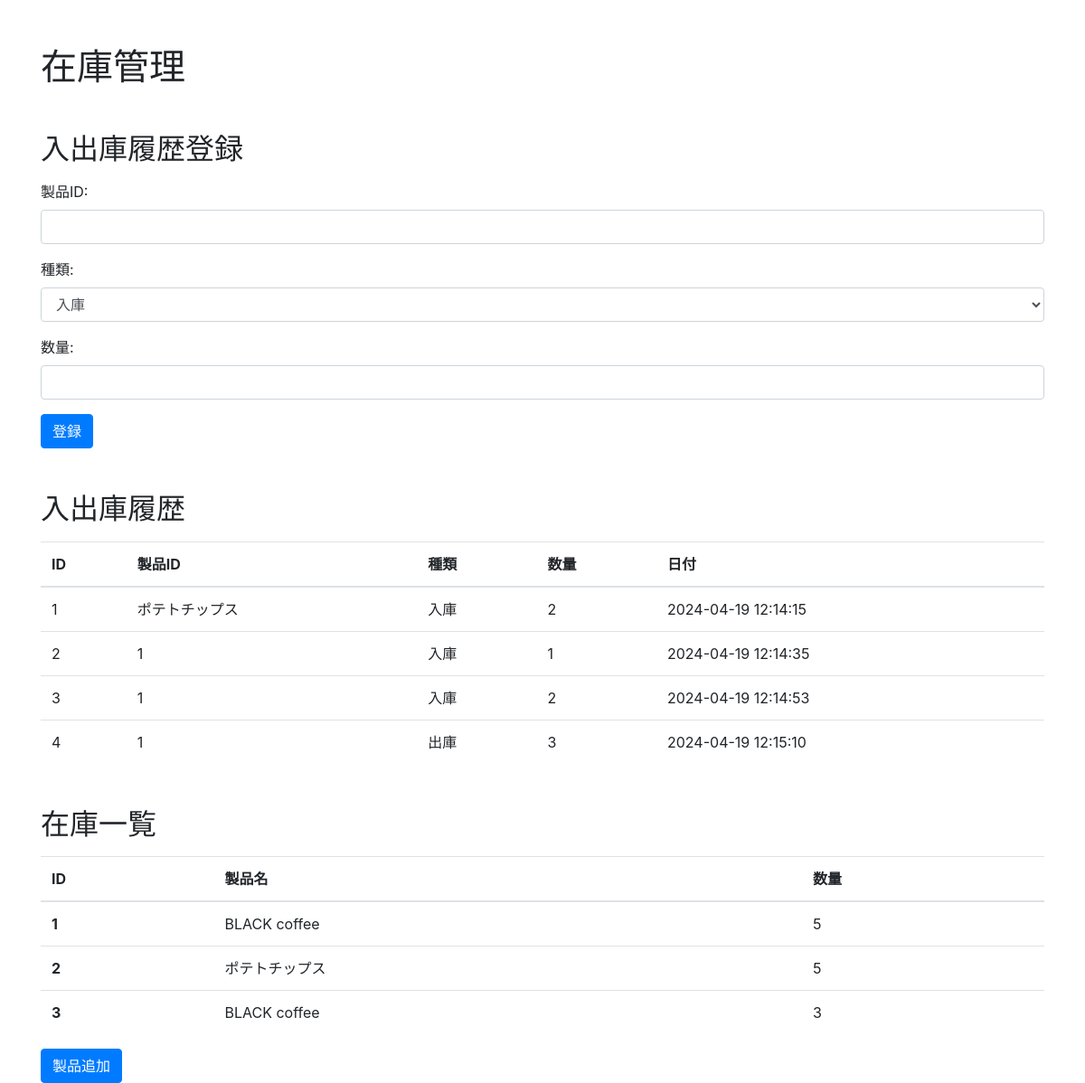
Page /inventory on the committed database.
### tables this page shows
CREATE TABLE inventory_history (
    id INTEGER PRIMARY KEY AUTOINCREMENT,
    product_id INTEGER,
    type TEXT,
    quantity INTEGER,
    date TIMESTAMP DEFAULT CURRENT_TIMESTAMP
);

CREATE TABLE products (
    id INTEGER PRIMARY KEY AUTOINCREMENT,
    name TEXT,
    quantity INTEGER
);

### app.py (the view)
@app.route('/inventory')
def inventory():
    conn = sqlite3.connect('inventory.db')
    c = conn.cursor()
    c.execute("SELECT * FROM products")
    products = c.fetchall()
    c.execute("SELECT * FROM inventory_history")
    history = c.fetchall()
    conn.close()
    return render_template('inventory.html', products=products, history=history)

### templates/inventory.html (shortened to what this page needs)
<!DOCTYPE html>
<html lang="ja">
<head>
    <link href="https://stackpath.bootstrapcdn.com/bootstrap/4.5.2/css/bootstrap.min.css" rel="stylesheet">
</head>
<body>
    <div class="container">
        <h1 class="mb-4">在庫管理</h1>
        <h2 class="mt-5 mb-3">入出庫履歴登録</h2>
        <form action="/add_inventory_history" method="post">
            <div class="form-group">
                <label for="product_id">製品ID:</label>
                <input type="text" class="form-control" id="product_id" name="product_id" required>
            </div>
            <div class="form-group">
                <label for="type">種類:</label>
                <select class="form-control" id="type" name="type" required>
                    <option value="入庫">入庫</option>
                </select>
            </div>
            <div class="form-group">
                <label for="quantity">数量:</label>
                <input type="number" class="form-control" id="quantity" name="quantity" required>
            </div>
            <button type="submit" class="btn btn-primary">登録</button>
        </form>
        <h2 class="mt-5 mb-3">入出庫履歴</h2>
        <table class="table">
            <thead>
                <tr>
                    <th scope="col">ID</th>
                    <th scope="col">製品ID</th>
                    <th scope="col">種類</th>
                    <th scope="col">数量</th>
                    <th scope="col">日付</th>
                </tr>
            </thead>
            <tbody>
                {% for entry in history %}
                <tr>
                    <td>{{ entry[0] }}</td>
                    <td>{{ entry[1] }}</td>
                    <td>{{ entry[2] }}</td>
                    <td>{{ entry[3] }}</td>
                    <td>{{ entry[4] }}</td>
                </tr>
                {% endfor %}
            </tbody>
        </table>
        <h2 class="mt-5 mb-3">在庫一覧</h2>
        <table class="table">
            <thead>
                <tr>
                    <th scope="col">ID</th>
                    <th scope="col">製品名</th>
                    <th scope="col">数量</th>
                </tr>
            </thead>
            <tbody>
                {% for product in products %}
                <tr>
                    <th scope="row">{{ product[0] }}</th>
                    <td>{{ product[1] }}</td>
                    <td>{{ product[2] }}</td>
                </tr>
                {% endfor %}
            </tbody>
        </table>
        <a href="/add_product" class="btn btn-primary">製品追加</a>
    </div>
</body>
</html>

### templates/inventory.html (style rules this page uses)
.container { margin-top: 50px; }

### rows in the picture
inventory_history: id "1", product "ポテトチップス", type "入庫", quantity "2", date "2024-04-19 12:14:15"
inventory_history: id "2", product "1", type "入庫", quantity "1", date "2024-04-19 12:14:35"
inventory_history: id "3", product "1", type "入庫", quantity "2", date "2024-04-19 12:14:53"
inventory_history: id "4", product "1", type "出庫", quantity "3", date "2024-04-19 12:15:10"
products: id "1", name "BLACK coffee", quantity "5"
products: id "2", name "ポテトチップス", quantity "5"
products: id "3", name "BLACK coffee", quantity "3"
